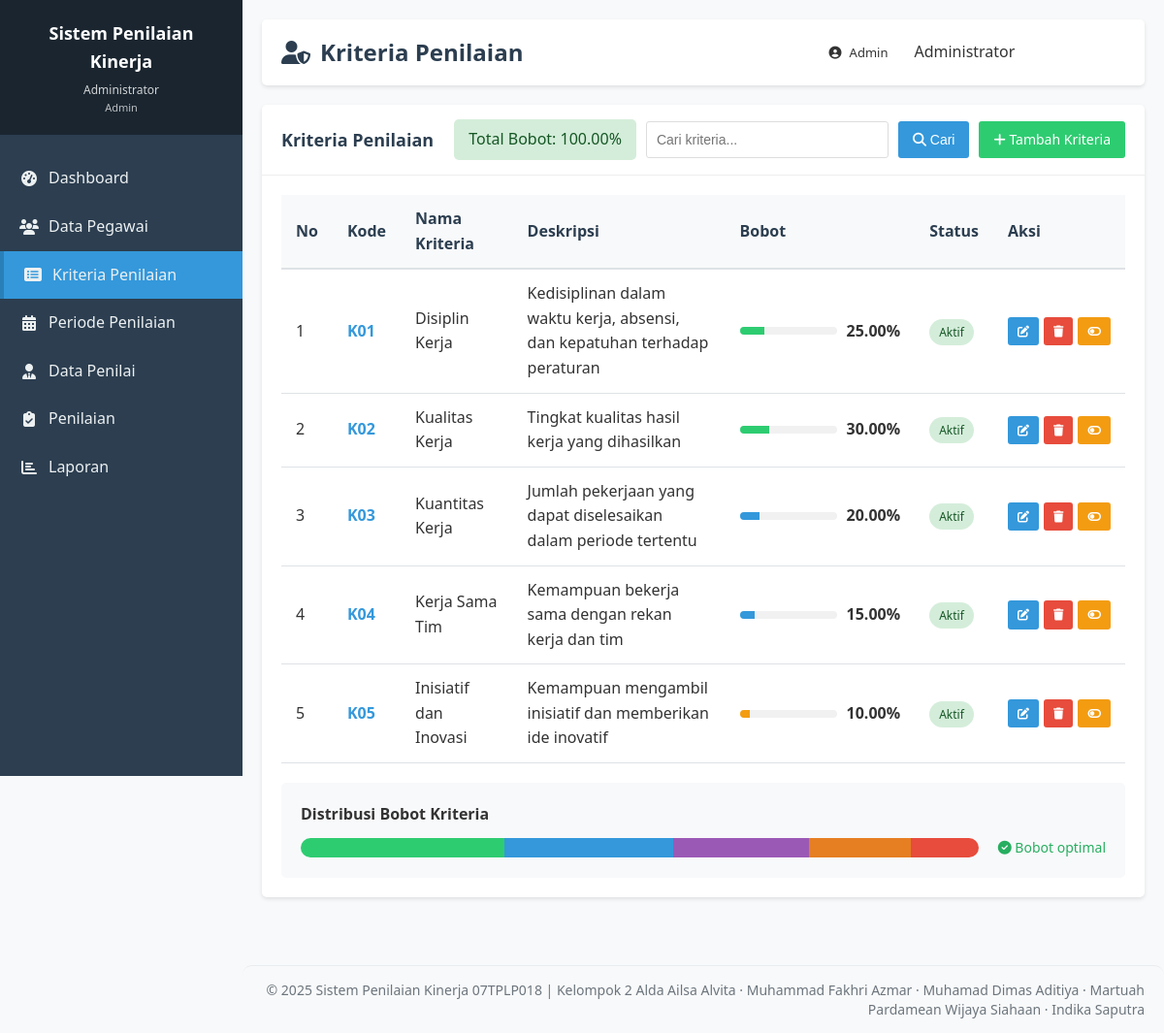
Page /admin/kriteria.php (signed in) on the committed database.
### tables this page shows
CREATE TABLE `kriteria` (
  `id` int(11) NOT NULL,
  `kode_kriteria` varchar(10) NOT NULL,
  `nama_kriteria` varchar(255) NOT NULL,
  `deskripsi` text DEFAULT NULL,
  `bobot` decimal(5,2) NOT NULL DEFAULT 0.00,
  `created_at` timestamp NOT NULL DEFAULT current_timestamp(),
  `updated_at` timestamp NOT NULL DEFAULT current_timestamp() ON UPDATE current_timestamp(),
  `status` enum('Aktif','Tidak Aktif') DEFAULT 'Aktif'
);

### admin/kriteria.php (the view, shortened to what this page needs)
<?php
$db = new Database();
$conn = $db->getConnection();
$action = isset($_GET['action']) ? $db->escapeString($_GET['action']) : '';
$kriteria_data = null;
$search = isset($_GET['search']) ? $db->escapeString($_GET['search']) : '';
$query = "SELECT *, FORMAT(bobot, 2) as bobot_format,
          CASE WHEN status = 'Aktif' THEN 1 ELSE 2 END as status_order
          FROM kriteria";
if ($search) {
    $query .= " WHERE (nama_kriteria LIKE '%$search%' OR kode_kriteria LIKE '%$search%')";
} else {
    $query .= " WHERE 1=1";
}
$query .= " ORDER BY status_order ASC, kode_kriteria ASC";
$result = $conn->query($query);
$total_bobot_query = "SELECT SUM(bobot) as total FROM kriteria WHERE status = 'Aktif' OR status IS NULL";
$total_bobot_result = $conn->query($total_bobot_query);
$total_bobot = $total_bobot_result->fetch_assoc()['total'] ?? 0;
require_once '../includes/header.php';
?>
<?php if ($action == 'tambah' || $action == 'edit'): ?>
<div class="card">
    <div class="card-header">
        <h2><?php echo $action == 'tambah' ? 'Tambah Kriteria Penilaian' : 'Edit Kriteria Penilaian'; ?></h2>
        <a href="kriteria.php" class="btn btn-primary">
            <i class="fas fa-arrow-left"></i> Kembali
        </a>
    </div>
    <div class="card-body">
        <form method="POST" action="">
            <?php if ($action == 'edit'): ?>
                <input type="hidden" name="id" value="<?php echo $kriteria_data['id']; ?>">
                <input type="hidden" name="edit_kriteria" value="1">
            <?php else: ?>
                <input type="hidden" name="tambah_kriteria" value="1">
            <?php endif; ?>
            <div style="display: grid; grid-template-columns: repeat(2, 1fr); gap: 20px;">
                <div class="form-group">
                    <label for="kode_kriteria">Kode Kriteria *</label>
                    <input type="text" id="kode_kriteria" name="kode_kriteria" class="form-control"
                           value="<?php echo $kriteria_data['kode_kriteria'] ?? ''; ?>" required
                           pattern="[A-Za-z0-9]+" title="Hanya huruf dan angka">
                    <small style="color: #7f8c8d;">Contoh: K01, K02, dsb.</small>
                </div>
                <div class="form-group">
                    <label for="nama_kriteria">Nama Kriteria *</label>
                    <input type="text" id="nama_kriteria" name="nama_kriteria" class="form-control"
                           value="<?php echo $kriteria_data['nama_kriteria'] ?? ''; ?>" required>
                </div>
                <div class="form-group" style="grid-column: span 2;">
                    <label for="deskripsi">Deskripsi</label>
                    <textarea id="deskripsi" name="deskripsi" class="form-control" rows="3"
                              placeholder="Deskripsi kriteria penilaian..."><?php echo $kriteria_data['deskripsi'] ?? ''; ?></textarea>
                </div>
                <div class="form-group">
                    <label for="bobot">Bobot (%) *</label>
                    <input type="number" id="bobot" name="bobot" class="form-control" step="0.01" min="0" max="100"
                           value="<?php echo $kriteria_data['bobot'] ?? ''; ?>" required>
                    <small style="color: #7f8c8d;">Bobot dalam persentase (0-100)</small>
                </div>
                <div class="form-group">
                    <label>Total Bobot Saat Ini</label>
                    <div style="padding: 10px; background: #f8f9fa; border-radius: 5px; font-weight: bold; color: <?php echo $total_bobot == 100 ? '#27ae60' : '#e74c3c'; ?>;">
                        <?php echo number_format($total_bobot, 2); ?>%
                        <?php if ($total_bobot == 100): ?>
                            <span style="color: #27ae60;">(✓ Optimal)</span>
                        <?php elseif ($total_bobot > 100): ?>
                            <span style="color: #e74c3c;">(⚠ Melebihi 100%)</span>
                        <?php else: ?>
                            <span style="color: #f39c12;">(↻ Perlu penyesuaian)</span>
                        <?php endif; ?>
                    </div>
                    <small style="color: #7f8c8d;">Total bobot semua kriteria harus = 100%</small>
                </div>
            </div>
            <div style="margin-top: 30px; display: flex; gap: 10px;">
                <button type="submit" class="btn btn-success">
                    <i class="fas fa-save"></i> Simpan
                </button>
                <a href="kriteria.php" class="btn btn-warning">
                    <i class="fas fa-times"></i> Batal
                </a>
            </div>
        </form>
    </div>
</div>
<?php else: ?>
<div class="card">
    <div class="card-header" style="display: flex; justify-content: space-between; align-items: center;">
        <h2>Kriteria Penilaian</h2>
        <div style="display: flex; gap: 10px; align-items: center;">
            <div style="padding: 8px 15px; background: <?php echo $total_bobot == 100 ? '#d4edda' : '#f8d7da'; ?>;
                 color: <?php echo $total_bobot == 100 ? '#155724' : '#721c24'; ?>;
                 border-radius: 5px; font-weight: 500;">
                Total Bobot: <?php echo number_format($total_bobot, 2); ?>%
            </div>
            <form method="GET" action="" style="display: flex; gap: 10px;">
                <input type="text" name="search" class="form-control" placeholder="Cari kriteria..."
                       value="<?php echo $search; ?>" style="width: 250px;">
                <button type="submit" class="btn btn-primary">
                    <i class="fas fa-search"></i> Cari
                </button>
            </form>
            <a href="?action=tambah" class="btn btn-success">
                <i class="fas fa-plus"></i> Tambah Kriteria
            </a>
        </div>
    </div>
    <div class="card-body">
        <?php if ($result->num_rows > 0): ?>
            <div class="table-responsive">
                <table class="data-table">
                    <thead>
                        <tr>
                            <th>No</th>
                            <th>Kode</th>
                            <th>Nama Kriteria</th>
                            <th>Deskripsi</th>
                            <th>Bobot</th>
                            <th>Status</th>
                            <th>Aksi</th>
                        </tr>
                    </thead>
                    <tbody>
                        <?php $no = 1; ?>
                        <?php while ($row = $result->fetch_assoc()): ?>
                            <tr>
                                <td><?php echo $no++; ?></td>
                                <td>
                                    <span style="font-weight: bold; color: #3498db;"><?php echo $row['kode_kriteria']; ?></span>
                                </td>
                                <td><?php echo $row['nama_kriteria']; ?></td>
                                <td><?php echo $row['deskripsi'] ?: '-'; ?></td>
                                <td>
                                    <div style="display: flex; align-items: center; gap: 10px;">
                                        <div style="width: 100px; background: #f1f1f1; border-radius: 5px; overflow: hidden;">
                                            <div style="width: <?php echo $row['bobot']; ?>%; height: 8px; background: <?php echo $row['bobot'] > 20 ? '#2ecc71' : ($row['bobot'] > 10 ? '#3498db' : '#f39c12'); ?>;"></div>
                                        </div>
                                        <span style="font-weight: bold;"><?php echo $row['bobot_format']; ?>%</span>
                                    </div>
                                </td>
                                <td>
                                    <span class="badge <?php echo ($row['status'] ?? 'Aktif') == 'Aktif' ? 'badge-success' : 'badge-secondary'; ?>" style="padding: 5px 10px;">
                                        <?php echo $row['status'] ?? 'Aktif'; ?>
                                    </span>
                                </td>
                                <td>
                                    <div style="display: flex; gap: 5px;">
                                        <a href="?action=edit&id=<?php echo $row['id']; ?>"
                                           class="btn btn-sm btn-primary" title="Edit">
                                            <i class="fas fa-edit"></i>
                                        </a>
                                        <a href="?action=delete&id=<?php echo $row['id']; ?>"
                                           class="btn btn-sm btn-danger"
                                           onclick="return confirm('Apakah Anda yakin ingin menghapus kriteria <?php echo $row['nama_kriteria']; ?>?')"
                                           title="Hapus">
                                            <i class="fas fa-trash"></i>
                                        </a>
                                        <a href="?action=toggle_status&id=<?php echo $row['id']; ?>&status=<?php echo ($row['status'] ?? 'Aktif') == 'Aktif' ? 'Tidak%20Aktif' : 'Aktif'; ?>"
                                           class="btn btn-sm <?php echo ($row['status'] ?? 'Aktif') == 'Aktif' ? 'btn-warning' : 'btn-success'; ?>"
                                           title="<?php echo ($row['status'] ?? 'Aktif') == 'Aktif' ? 'Nonaktifkan' : 'Aktifkan'; ?>"
                                           onclick="return confirm('Apakah Anda yakin ingin <?php echo ($row['status'] ?? 'Aktif') == 'Aktif' ? 'menonaktifkan' : 'mengaktifkan'; ?> kriteria <?php echo $row['nama_kriteria']; ?>?')">
                                            <i class="fas <?php echo ($row['status'] ?? 'Aktif') == 'Aktif' ? 'fa-toggle-off' : 'fa-toggle-on'; ?>"></i>
                                        </a>
                                    </div>
                                </td>
                            </tr>
                        <?php endwhile; ?>
                    </tbody>
                </table>
            </div>
            <div style="margin-top: 20px; padding: 20px; background: #f8f9fa; border-radius: 5px;">
                <h4 style="margin-bottom: 10px;">Distribusi Bobot Kriteria</h4>
                <div style="display: flex; align-items: center; gap: 20px;">
                    <div style="flex: 1;">
                        <div style="height: 20px; background: linear-gradient(90deg,
                            <?php
                            $result2 = $conn->query("SELECT bobot FROM kriteria ORDER BY bobot DESC");
                            $colors = ['#2ecc71', '#3498db', '#9b59b6', '#e67e22', '#e74c3c', '#f1c40f'];
                            $color_index = 0;
                            $previous_width = 0;
                            while ($row2 = $result2->fetch_assoc()): ?>
                                <?php echo $colors[$color_index % count($colors)] . ' ' . $previous_width . '%, ' . $colors[$color_index % count($colors)] . ' ' . ($previous_width + $row2['bobot']) . '%, ';
                                $previous_width += $row2['bobot'];
                                $color_index++;
                                ?>
                            <?php endwhile; ?>
                            #f1f1f1 100%); border-radius: 10px;">
                        </div>
                    </div>
                    <div style="font-size: 14px; color: #7f8c8d;">
                        <?php if ($total_bobot == 100): ?>
                            <span style="color: #27ae60;"><i class="fas fa-check-circle"></i> Bobot optimal</span>
                        <?php elseif ($total_bobot < 100): ?>
                            <span style="color: #f39c12;"><i class="fas fa-exclamation-triangle"></i> Kurang <?php echo 100 - $total_bobot; ?>%</span>
                        <?php else: ?>
                            <span style="color: #e74c3c;"><i class="fas fa-exclamation-circle"></i> Lebih <?php echo $total_bobot - 100; ?>%</span>
                        <?php endif; ?>
                    </div>
                </div>
            </div>
        <?php endif; ?>
    </div>
</div>
<?php endif; ?>
<?php require_once '../includes/footer.php'; ?>

### assets/css/style.css (style rules this page uses)
* { margin: 0; padding: 0; box-sizing: border-box; }
body { font-family: 'Segoe UI', Tahoma, Geneva, Verdana, sans-serif; background-color: #f8f9fa; color: #333; line-height: 1.6; }
.card { background-color: white; border-radius: 5px; box-shadow: 0 2px 4px rgba(0,0,0,0.1); margin-bottom: 20px; }
.card-header { padding: 15px 20px; border-bottom: 1px solid #eee; display: flex; justify-content: space-between; align-items: center; }
.card-header h2 { font-size: 18px; color: #2c3e50; }
.card-body { padding: 20px; }
table { width: 100%; border-collapse: collapse; }
table th, table td { padding: 12px 15px; text-align: left; border-bottom: 1px solid #eee; }
table th { background-color: #f8f9fa; font-weight: 600; color: #2c3e50; }
.btn { padding: 8px 15px; border: none; border-radius: 3px; cursor: pointer; font-size: 14px; transition: background-color 0.3s; text-decoration: none; display: inline-block; }
.btn-primary { background-color: #3498db; color: white; }
.btn-success { background-color: #2ecc71; color: white; }
.btn-warning { background-color: #f39c12; color: white; }
.btn-danger { background-color: #e74c3c; color: white; }
.btn-sm { padding: 5px 10px; font-size: 12px; }
.badge { padding: 5px 10px; border-radius: 20px; font-size: 12px; font-weight: 500; }
.badge-success { background-color: #d4edda; color: #155724; }
.form-control { width: 100%; padding: 10px; border: 1px solid #ddd; border-radius: 3px; font-size: 14px; }

### includes/header.php (style rules this page uses)
.table-responsive { overflow-x: auto; }
.data-table { width: 100%; border-collapse: collapse; }
.data-table thead { background: #f8f9fa; }
.data-table th { padding: 12px 15px; text-align: left; font-weight: 600; color: #2c3e50; border-bottom: 2px solid #dee2e6; }
.data-table td { padding: 12px 15px; border-bottom: 1px solid #dee2e6; }

### rows in the picture
kriteria: kode_kriteria "K01", nama_kriteria "Disiplin Kerja", deskripsi "Kedisiplinan dalam waktu kerja, absensi, dan kepatuhan terhadap peraturan", bobot 25 (drawn), bobot_format "25.00", status "Aktif"
kriteria: kode_kriteria "K02", nama_kriteria "Kualitas Kerja", deskripsi "Tingkat kualitas hasil kerja yang dihasilkan", bobot 30 (drawn), bobot_format "30.00", status "Aktif"
kriteria: kode_kriteria "K03", nama_kriteria "Kuantitas Kerja", deskripsi "Jumlah pekerjaan yang dapat diselesaikan dalam periode tertentu", bobot 20 (drawn), bobot_format "20.00", status "Aktif"
kriteria: kode_kriteria "K04", nama_kriteria "Kerja Sama Tim", deskripsi "Kemampuan bekerja sama dengan rekan kerja dan tim", bobot 15 (drawn), bobot_format "15.00", status "Aktif"
kriteria: kode_kriteria "K05", nama_kriteria "Inisiatif dan Inovasi", deskripsi "Kemampuan mengambil inisiatif dan memberikan ide inovatif", bobot 10 (drawn), bobot_format "10.00", status "Aktif"

### other values in the picture
$_SESSION['nama_lengkap'] "Administrator"
$page_title "Kriteria Penilaian"
$role "Admin"
$total_bobot "100.00"
